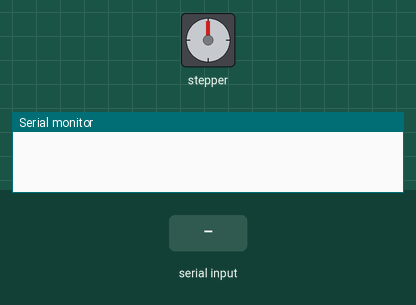
A sketch run on a simulated Arduino Uno, built with avr-gcc and run on an emulated ATmega328P. On the bench: stepper motor, the last lines printed to the serial monitor. The test bench sets the inputs (shaded band). Stepper angles assume 200 steps per turn.

Above: at 1.2 s.
1.3 s: "90,45\n" received over Serial
At 2.78 s:
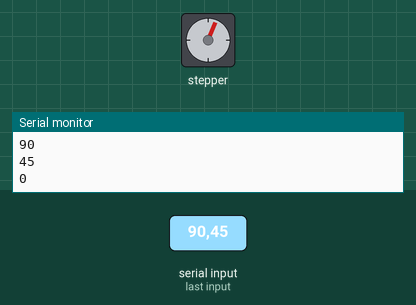
At 3.41 s:
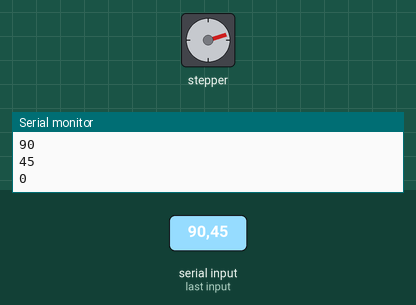
4.3 s: "30,150\n" received over Serial
At 4.3 s:
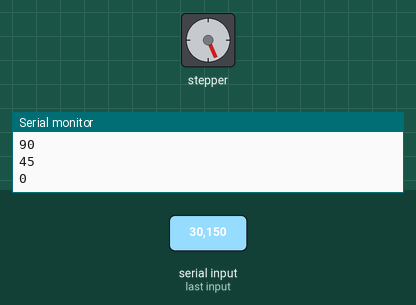
7.3 s: "5\n" received over Serial
10.3 s: "200\n" received over Serial
Timing chart, 0 to 17.3 s (numbered marks = the images above; inputs shaded):
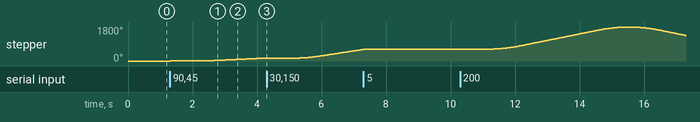

The sketch:

NUI_013_Accel_MultiStepper_inbyte.ino
```cpp
// Shows how to run three Steppers at once with varying speeds
//
// Requires the Adafruit_Motorshield v2 library
//   https://github.com/adafruit/Adafruit_Motor_Shield_V2_Library
// And AccelStepper with AFMotor support
//   https://github.com/adafruit/AccelStepper

// This tutorial is for Adafruit Motorshield v2 only!
// Will not work with v1 shields

#include <AccelStepper.h>
#include <Wire.h>
#include <Adafruit_MotorShield.h>
#include "utility/Adafruit_MS_PWMServoDriver.h"

Adafruit_MotorShield AFMSbot(0x61); // Rightmost jumper closed
Adafruit_MotorShield AFMStop(0x60); // Default address, no jumpers

// Connect two steppers with 200 steps per revolution (1.8 degree)
// to the top shield
Adafruit_StepperMotor *myStepper1 = AFMStop.getStepper(200, 1);
Adafruit_StepperMotor *myStepper2 = AFMStop.getStepper(200, 2);

int incomingByte = 0;

// you can change these to DOUBLE or INTERLEAVE or MICROSTEP!
// wrappers for the first motor!
void forwardstep1() {
  myStepper1->onestep(FORWARD, DOUBLE);
}
void backwardstep1() {
  myStepper1->onestep(BACKWARD, DOUBLE);
}
// wrappers for the second motor!
void forwardstep2() {
  myStepper2->onestep(FORWARD, DOUBLE);
}
void backwardstep2() {
  myStepper2->onestep(BACKWARD, DOUBLE);
}


// Now we'll wrap the 3 steppers in an AccelStepper object
AccelStepper stepper1(forwardstep1, backwardstep1);
AccelStepper stepper2(forwardstep2, backwardstep2);


void setup()
{

  Serial.begin(9600);
  AFMSbot.begin(); // Start the bottom shield
  AFMStop.begin(); // Start the top shield
  //
  //  stepper1.setMaxSpeed(200.0);
  //  stepper1.setAcceleration(200.0);
  //  stepper1.moveTo(200);
  TWBR = ((F_CPU / 400000l) - 16) / 2; // Change the i2c clock to 400KHz

//  stepper2.setMaxSpeed(1200.0);
//  stepper2.setAcceleration(200.0);
//  stepper2.moveTo(100);

}

void loop() {

  if (Serial.available() > 0) {    // is a character available?
    incomingByte = Serial.parseInt();
    stepper2.setAcceleration(incomingByte);
    stepper2.setMaxSpeed(incomingByte);
    stepper2.moveTo(1000);

    Serial.println(incomingByte, DEC);
  }


if (stepper2.distanceToGo() == 0)
    stepper2.moveTo(-stepper2.currentPosition());

  stepper2.run();


}
```
